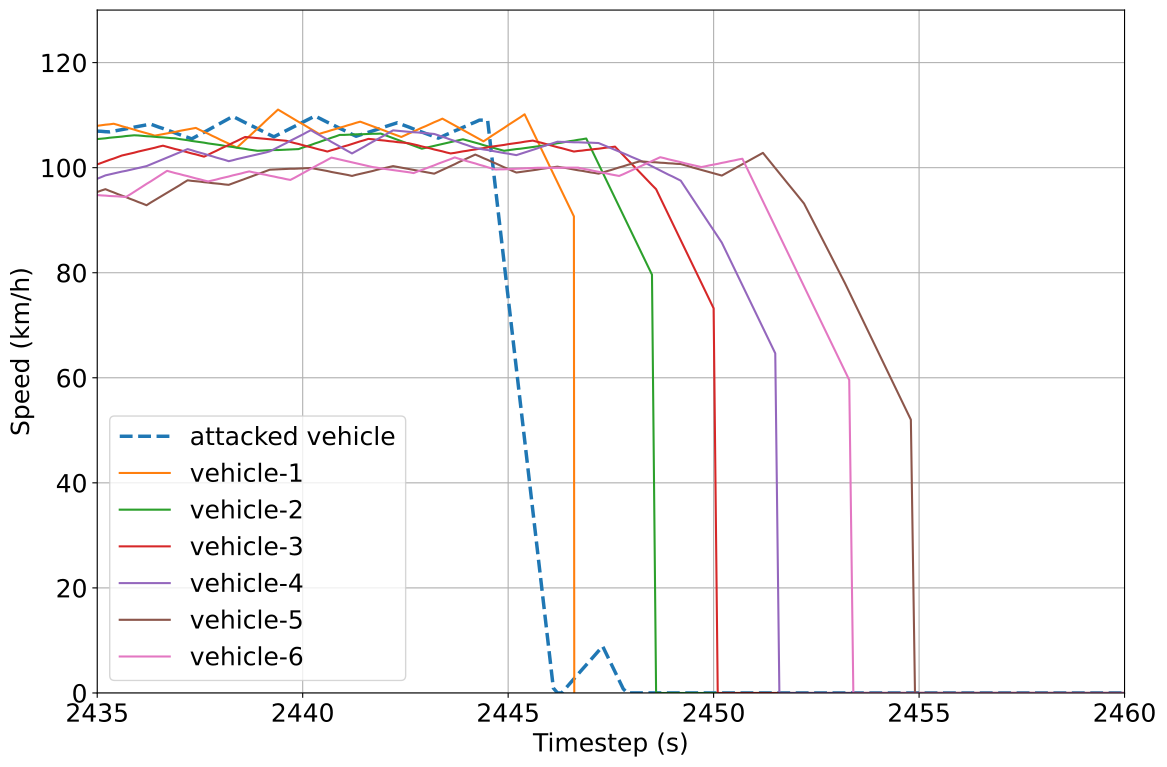

Python code for this plot:
# import pandas as pd
# import matplotlib.pyplot as plt

# csv_file_path = 'outputs.csv'
# chunksize = 10 ** 5  # Adjust this value based on your system's memory capacity and the size of your CSV
# collision_vehicles_mapping = {
#     'ego': 'attacked vehicle',
#     'flow1.1804': 'veh1',
#     'flow1.1808': 'veh2',
#     'flow1.1811': 'veh3',
#     'flow1.1814': 'veh4',
#     'flow1.1817': 'veh5',
#     'flow1.1819': 'veh6',
# }
# collision_vehicles = list(collision_vehicles_mapping.keys())

# # Initialize an empty DataFrame to hold filtered data
# filtered_chunks = []

# for chunk in pd.read_csv(csv_file_path, sep=';', chunksize=chunksize):
#     filtered_columns_chunk = chunk[['data_timestep', 'vehicle_id', 'vehicle_speed', 'vehicle_waiting']]
#     filtered_chunk = filtered_columns_chunk[(filtered_columns_chunk['data_timestep'] >= 2435) & (filtered_columns_chunk['data_timestep'] <= 2460)]
#     final_filtered_chunk = filtered_chunk[filtered_chunk['vehicle_id'].isin(collision_vehicles)]
#     filtered_chunks.append(final_filtered_chunk)

# # Concatenate all the filtered chunks into a single DataFrame
# final_filtered_df = pd.concat(filtered_chunks)

# # Convert vehicle_speed from m/s to km/h
# final_filtered_df['vehicle_speed_kmh'] = final_filtered_df['vehicle_speed'] * 3.6

# # Ensure that 'data_timestep' is sorted to make the plot lines continuous and correct
# final_filtered_df = final_filtered_df.sort_values(by='data_timestep')

# # Set up the plot
# plt.figure(figsize=(10, 6))

# # Loop through each vehicle in collision_vehicles and plot its speed vs timestep with updated labels
# for vehicle_id, label in collision_vehicles_mapping.items():
#     vehicle_data = final_filtered_df[final_filtered_df['vehicle_id'] == vehicle_id]
#     plt.plot(vehicle_data['data_timestep'], vehicle_data['vehicle_speed_kmh'], label=label)

# # Adding plot title and labels
# # plt.title('Speed vs. Timestep for Collision Vehicles')
# plt.xlabel('Timestep (s)')
# plt.ylabel('Speed (km/h)')
# plt.ylim(0, 130)
# plt.xlim(2435, 2460)

# # Show legend
# plt.legend()

# # Show grid
# plt.grid(True)

# # plot tight layout
# plt.tight_layout()

# # save the plot
# plt.savefig('collspeedskmph.pdf', format='pdf', bbox_inches='tight')

# # Show the plot
# plt.show()

import pandas as pd
import matplotlib.pyplot as plt

# File path and configurations
csv_file_path = 'outputs.csv'
chunksize = 10 ** 5
collision_vehicles_mapping = {
    'ego': 'attacked vehicle',
    'flow1.1804': 'vehicle-1',
    'flow1.1808': 'vehicle-2',
    'flow1.1811': 'vehicle-3',
    'flow1.1814': 'vehicle-4',
    'flow1.1817': 'vehicle-5',
    'flow1.1819': 'vehicle-6',
}
collision_vehicles = list(collision_vehicles_mapping.keys())

# Increase overall font size
plt.rcParams.update({'font.size': 18})

# Load and filter the data
filtered_chunks = []
for chunk in pd.read_csv(csv_file_path, sep=';', chunksize=chunksize):
    filtered_columns_chunk = chunk[['data_timestep', 'vehicle_id', 'vehicle_speed', 'vehicle_waiting']]
    filtered_chunk = filtered_columns_chunk[(filtered_columns_chunk['data_timestep'] >= 2435) & (filtered_columns_chunk['data_timestep'] <= 2460)]
    final_filtered_chunk = filtered_chunk[filtered_chunk['vehicle_id'].isin(collision_vehicles)]
    filtered_chunks.append(final_filtered_chunk)

# Concatenate all the filtered chunks into a single DataFrame
final_filtered_df = pd.concat(filtered_chunks)

# Convert vehicle_speed from m/s to km/h
final_filtered_df['vehicle_speed_kmh'] = final_filtered_df['vehicle_speed'] * 3.6

# Ensure 'data_timestep' is sorted
final_filtered_df = final_filtered_df.sort_values(by='data_timestep')

# Set up the plot
plt.figure(figsize=(12, 8))

# Plot each vehicle's data with different styles
for vehicle_id, label in collision_vehicles_mapping.items():
    vehicle_data = final_filtered_df[final_filtered_df['vehicle_id'] == vehicle_id]
    line_style = '-' if vehicle_id != 'ego' else '--'  # Dashed line for the ego vehicle
    line_width = 2.5 if vehicle_id == 'ego' else 1.5  # Thicker line for ego vehicle
    marker = 'o' if vehicle_id == 'ego' else 's'  # Circle markers for ego, square for others
    plt.plot(
        vehicle_data['data_timestep'], 
        vehicle_data['vehicle_speed_kmh'], 
        label=label, 
        linewidth=line_width, 
        # marker=marker,
        markersize=6,
        linestyle=line_style
    )

# Customize the plot
plt.xlabel('Timestep (s)')
plt.ylabel('Speed (km/h)')
plt.ylim(0, 130)
plt.xlim(2435, 2460)
plt.grid(True)
plt.legend()
plt.tight_layout()

# Save the plot
plt.savefig('collspeedskmph.pdf', format='pdf', bbox_inches='tight')

# Show the plot
plt.show()
